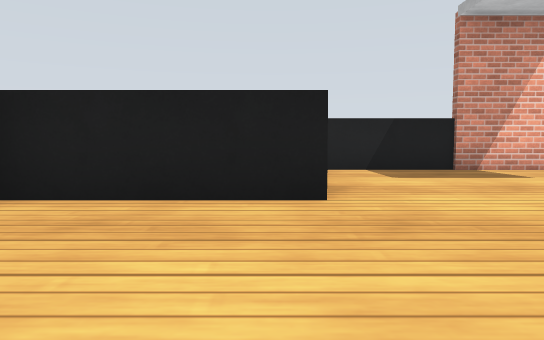
View 1 (above)

16 first-person views from a walk through a robot-simulator world made for Gazebo. The camera is 0.26 m above the floor, tilts 4° down and sees 70° across. The floor is counted in squares, 0.5 m on a side. Each view is taken from the middle of a square. On the plan, view 1 faces up. The plan holds only what a view shows up to about 9 squares ahead; the rest is blank. Gazebo's built-in surfaces are drawn with simple patterns.

View 2
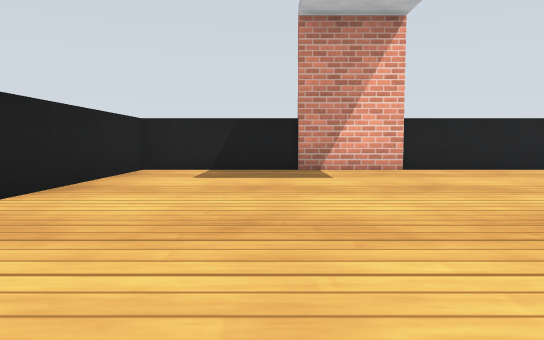

View 3
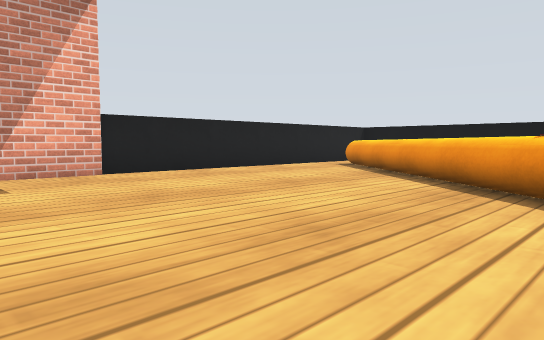

View 4
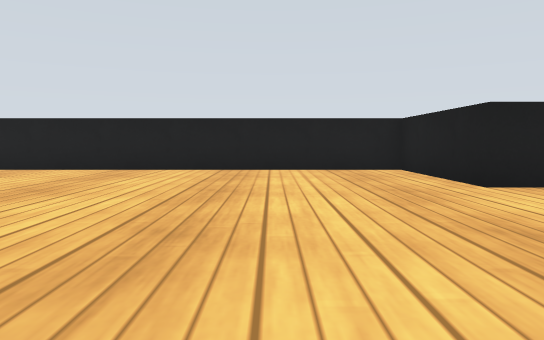

View 5
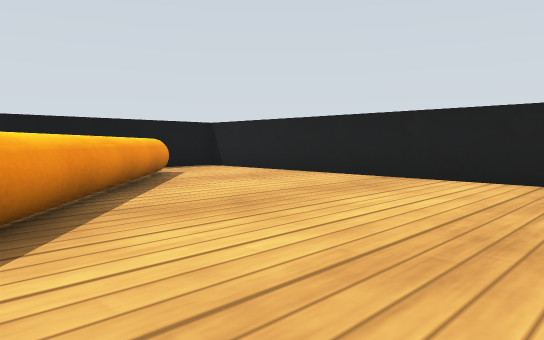

View 6
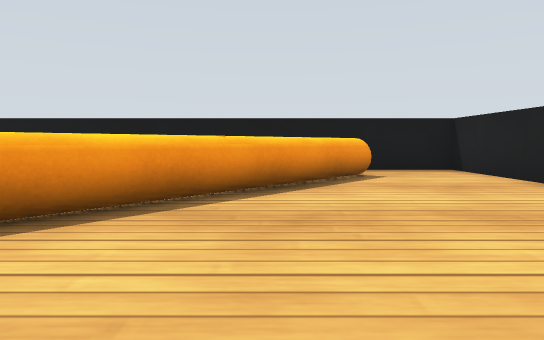

View 7
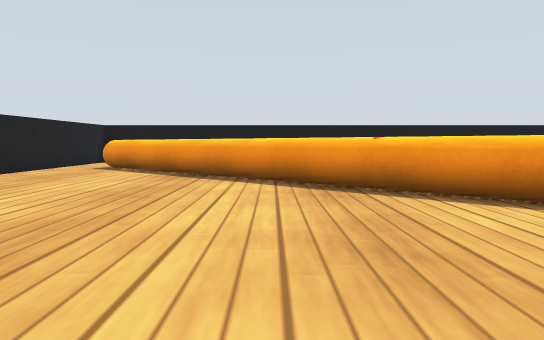

View 8
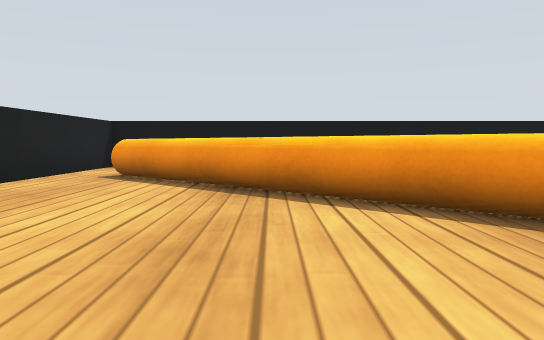

View 9
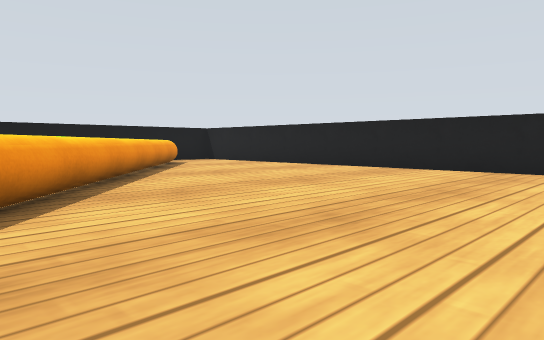

View 10
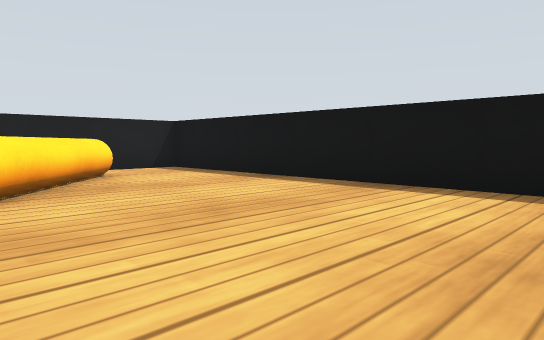

View 11
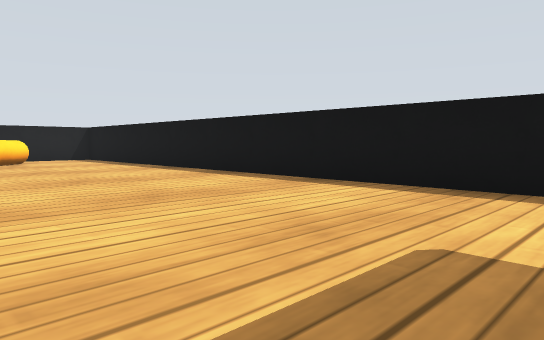

View 12
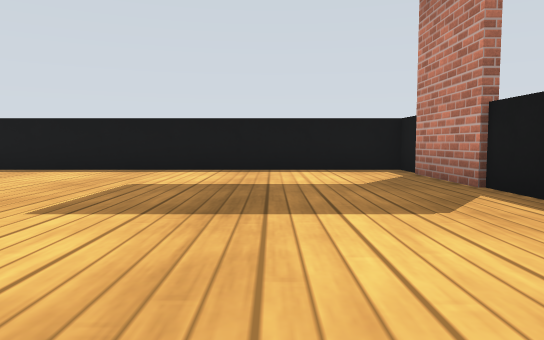

View 13
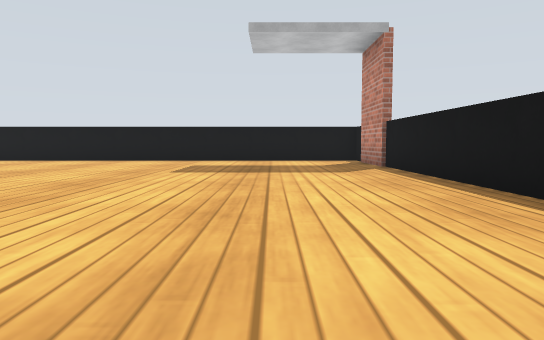

View 14
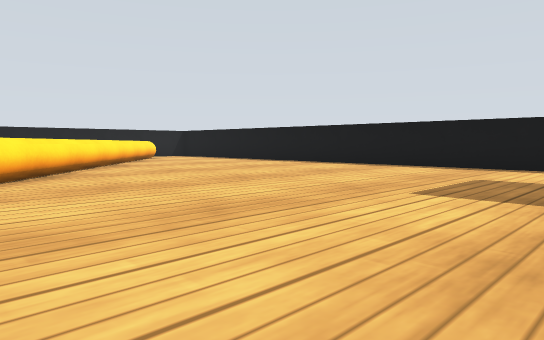

View 15
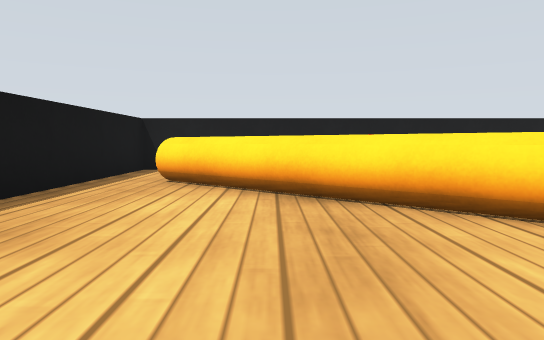

View 16
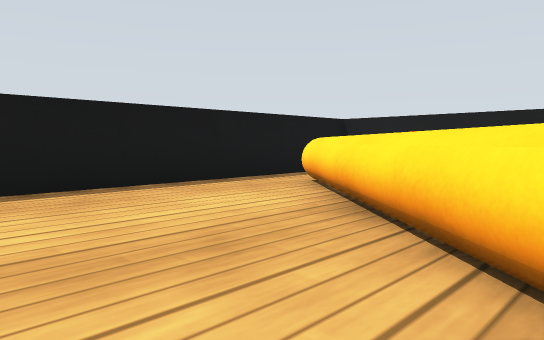

### Floor plan
Ten units are one square. View 1 is at (0, 0); x grows to the right and y downward. Boxes are objects, and circles mark ways between rooms. Rooms are numbered by the first view taken in them; rooms with no view inside come last. Other rooms are left out.
<svg viewBox="-30 -80 170 170">
<path fill="none" stroke="#000" d="M-25 -36 -25 85 5 85M-6 72 45 13M115 -75 5 -75M62 -7 111 -65M27 42 -1 75M5 85 135 85 135 -75 115 -75M116 -62 66 -4"/>
<rect x="-25" y="-75" width="30" height="40" fill="#bbb"><title>black box</title></rect>
<circle cx="0" cy="80" r="3" fill="#2a7"/>
<circle cx="105" cy="-70" r="3" fill="#2a7"/>
<text x="20" y="-20">1</text>
<text x="90" y="30">2</text>
</svg>
Room 1 opens to room 2.

Where each view was taken, in squares from view 1:
view 1: 0 up, 0 right, facing up
view 2: 0 up, 3 right, facing up
view 3: 1 up, 3 right, facing up-right
view 4: 1 up, 5 right, facing left
view 5: 1 down, 3 right, facing down-left
view 6: 1 down, 1 right, facing down
view 7: 3 up, 3 right, facing right
view 8: 4 up, 5 right, facing right
view 9: 2 up, 5 right, facing down-left
view 10: 0 up, 9 right, facing up-right
view 11: 5 down, 9 right, facing up-right
view 12: 6 down, 6 right, facing right
view 13: 6 down, 2 right, facing right
view 14: 6 down, 5 right, facing up-right
view 15: 6 down, 5 right, facing left
view 16: 4 down, 4 right, facing down-left
